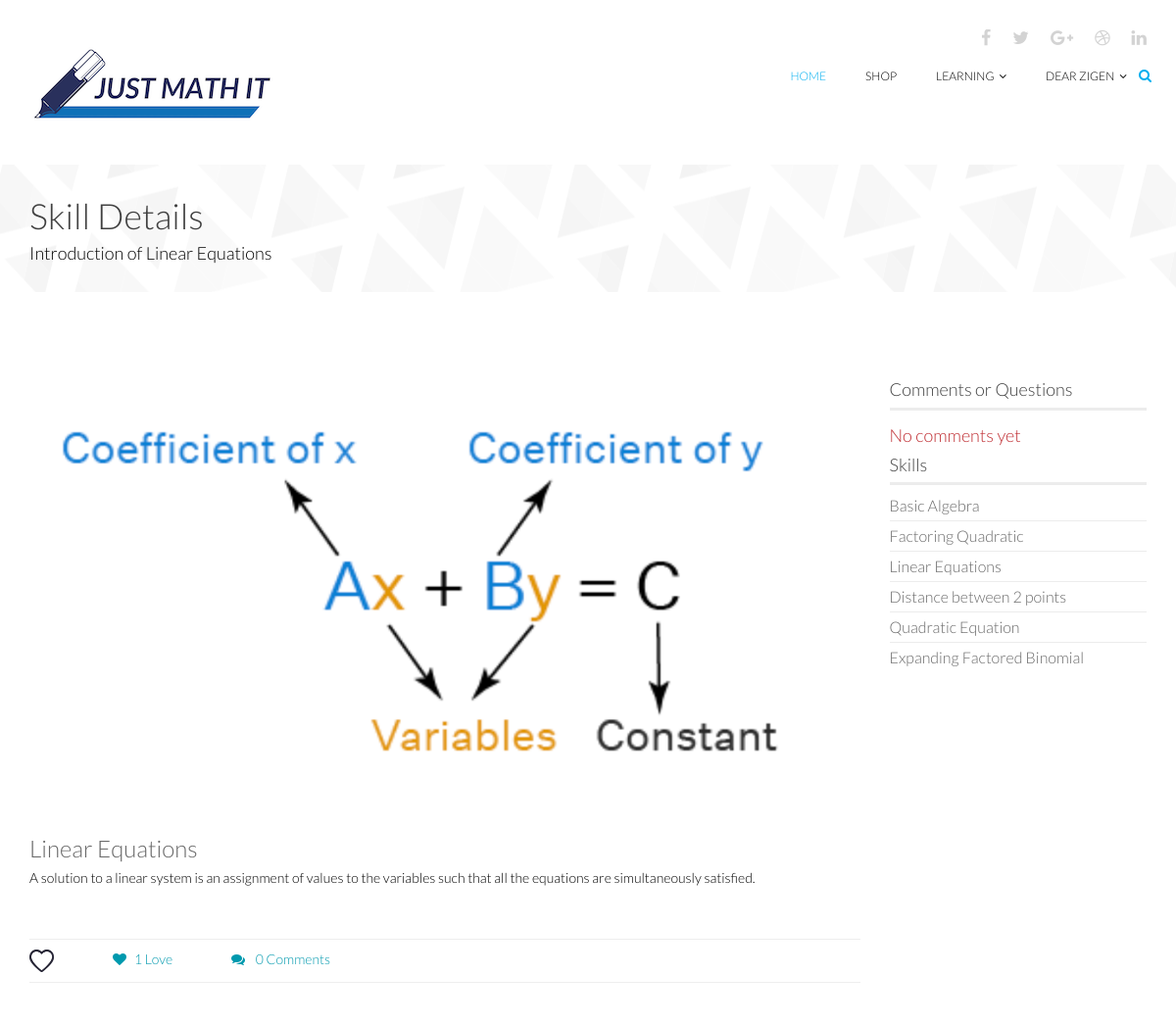
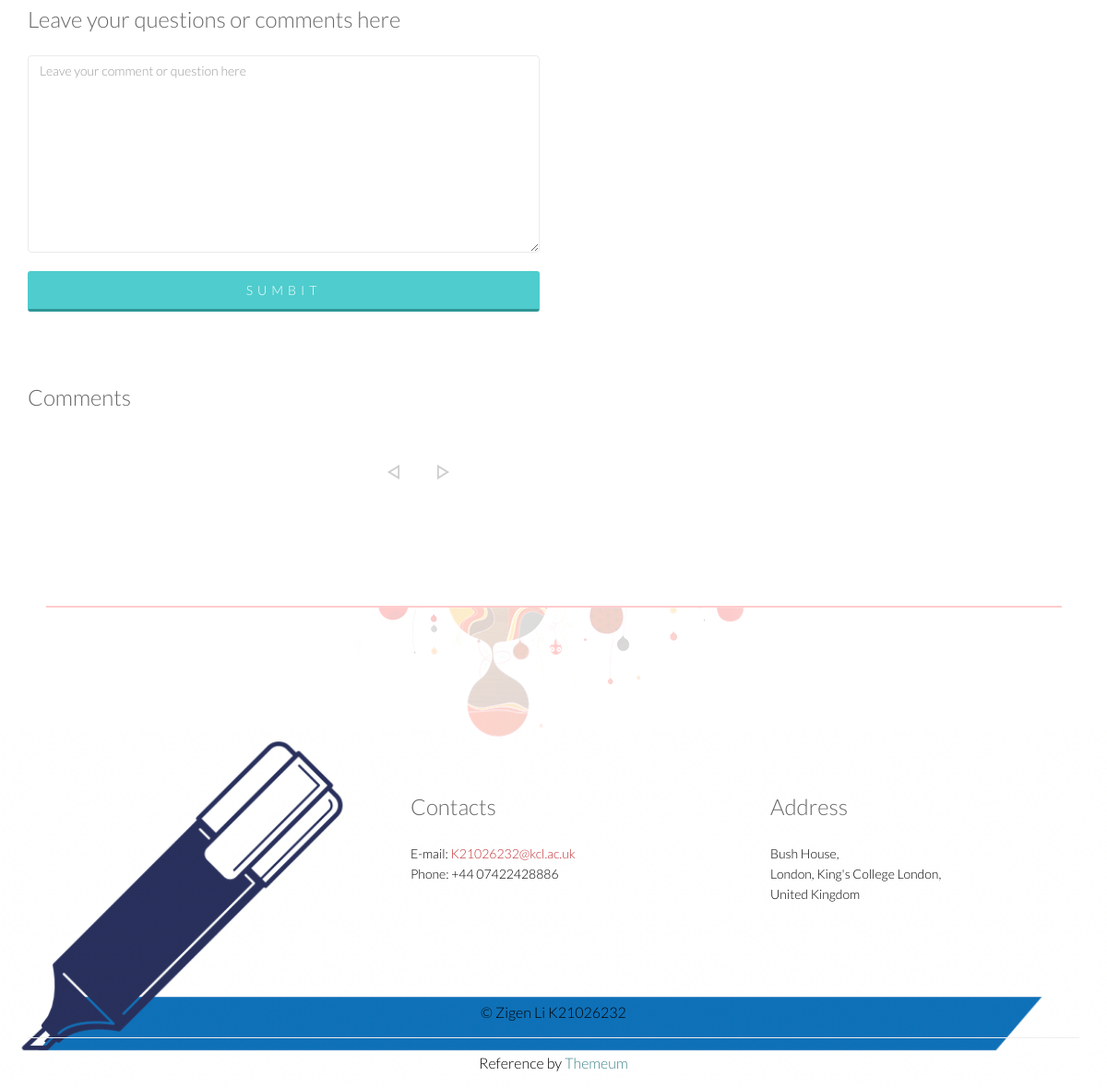
Screenshot of /skill_details/Linear Equations (signed in) with the database file from the repository (2 pictures, top to bottom).
### models.py (models this page shows)
class Student(db.Model):
    id = db.Column(db.Integer, primary_key=True)
    email = db.Column(db.String(128), index=True, unique=True)
    firstname = db.Column(db.String(128))
    lastname = db.Column(db.String(128))
    dob = db.Column(db.String(128))
    password = db.Column(db.String(128))
    gender = db.Column(db.String(128))
    phone = db.Column(db.String(128))
    address = db.Column(db.String(128))
    school = db.Column(db.String(128))
    coins = db.Column(db.Integer(), default=20)

class Skills(db.Model):
    skill_id = db.Column(db.Integer, primary_key=True)
    skill_name = db.Column(db.String(128), nullable=True)
    skill_introduction = db.Column(db.String(128), nullable=True)
    like = db.Column(db.Integer, default=0)
    topic_id = db.Column(db.Integer, db.ForeignKey('topics.topic_id'))

### app.py (the view, shortened to what this page needs)
@app.route('/skill_details/<skill_>', methods=['GET', 'POST'])
def skill_details(skill_):
    name = session.get('NAME')
    email = session.get('EMAIL')
    if(name):
        session['NAME'] = name
        session['EMAIL'] = email
        replyForm = ReplyForm()
        commentForm = CommentForm()
        skill = Skills.query.filter(Skills.skill_name == skill_).first()
        all_skill = [skill.skill_name for skill in Skills.query.filter(Skills.topic_id == skill.topic_id).all()]
        comments_in_db = Comments.query.filter(Comments.skill_id == skill.skill_id).order_by(
            Comments.comment_time.desc()).all()
        comments = []
        user_in_db = ''
        user_type = 1
        student_in_db = Student.query.filter(Student.email == email).first()
        teacher_in_db = Teacher.query.filter(Teacher.email == email).first()
        if student_in_db:
            user_in_db = student_in_db
        if teacher_in_db:
            user_in_db = teacher_in_db
            user_type = 0
        print(user_in_db.id)
        like = Like.query.filter(
            Like.user_type == user_type, Like.skill_id == skill.skill_id, Like.user_id == user_in_db.id).first()
        print(like)
        page = int(request.args.get('page', 1))
        per_page = int(request.args.get('per_page', 3))
        paginate = Comments.query.filter(Comments.skill_id == skill.skill_id).order_by(
            Comments.comment_time.desc()).paginate(page, per_page, error_out=False)
        comment_count = Comments.query.filter(Comments.skill_id == skill.skill_id).count()
    else:
        flash("Please sign in first")
        return redirect(url_for('signin'))
    return render_template('skill_details.html', skill=skill, comments=comments, replyForm=replyForm,
                           commentForm=commentForm, user_type=user_type,
                           user=user_in_db, all_skill=all_skill,
                           paginate=paginate, comment_count=comment_count, like=like
                           )

### form.py
class ReplyForm(FlaskForm):
    reply = StringField('Reply', validators=[DataRequired(message='Please enter your reply')], render_kw={"placeholder": "Leave your reply"})
    comment_id = StringField('id')
    submit = SubmitField('Reply')

class CommentForm(FlaskForm):
    comment = TextAreaField('Comment', validators=[DataRequired(message='Please leave your comments or questions here')], render_kw={"placeholder": "Leave your comment or question here"})
    submit = SubmitField('Sumbit')

### app.py (called while the page is built)
@app.after_request
def add_header(r):
    r.headers["Cache-Control"] = "no-cache, no-store, must-revalidate"
    r.headers["Pragma"] = "no-cache"
    r.headers["Expires"] = "0"
    r.headers['Cache-Control'] = 'public, max-age=0'
    return r

### templates/skill_details.html (shortened to what this page needs)
<!DOCTYPE html>
<html lang="en">
{% extends "base.html" %}
{% block mainContent %}
    <section id="page-breadcrumb">
        <div class="vertical-center sun">
             <div class="container">
                <div class="row">
                    <div class="action">
                        <div class="col-sm-12">
                            <h1 class="title">Skill Details</h1>
                            <p>Introduction of {{ skill.skill_name }}</p>
                        </div>
                    </div>
                </div>
            </div>
        </div>
    </section>
    <section id="blog-details" class="padding-top">
        <div class="container">
            <div class="row">
                <div class="col-md-9 col-sm-7">
                    <div class="row">
                         <div class="col-md-12 col-sm-12">
                            <div class="single-blog blog-details two-column">
                                <div class="post-thumb">
                                    <a href="{{ url_for('ready',skill_=skill.skill_name) }}"><img src="{{ url_for('static',filename='images/skills/'+skill.skill_name+'.png') }}" class="img-responsive" alt=""></a>
                                </div>
                                <div class="post-content overflow">
                                    <h2 class="post-title bold"><a href="#">{{ skill.skill_name }}</a></h2>
                                    <p>{{ skill.skill_introduction }}</p>
                                    <div class="post-bottom overflow">
                                        <ul class="nav navbar-nav post-nav">
                                            {% if like %}
                                            <li onclick="returnLike();" ><img src="{{ url_for('static',filename='images/like/like.png') }}" width="25px"></li>
                                            {% else %}
                                            <li onclick="returnLike();"><img src="{{ url_for('static',filename='images/like/unlike.png') }}" width="25px"></li>
                                            {% endif %}
                                            <li><a href="#"><i class="fa fa-heart"></i>{{ skill.like }} Love</a></li>
                                            <li><a href="#"><i class="fa fa-comments"></i>
                                                {{ comment_count }} Comments
                                            </a></li>
                                        </ul>
                                    </div>
                                    <div class="author-profile padding">
                                        <div class="row">
                                            <div class="col-md-8 col-sm-12">
                                                <div class="contact-form bottom">
                                                    <h2>Leave your questions or comments here</h2>
                                                    <form id="main-contact-form" name="contact-form" action="" method="post" novalidate>
                                                        <div class="form-group">
                                                            {{ commentForm.comment(rows=10, class="form-control") }}
                                                        </div>
                                                        <div class="form-group">{{ commentForm.submit(class="btn btn-submit") }}</div>
                                                    </form>
                                                </div>
                                            </div>
                                        </div>
                                    </div>
                                    <div class="response-area">
                                    <h2 class="bold">Comments</h2>
                                </div>
                                    <div class="pagination_page">
                                        <ul class="pagination">
                                            <li class="page-item ">
                                                    <a href="{{ url_for('skill_details',skill_ = skill.skill_name, page=paginate.prev_num)}}">left</a>
                                            </li>
                                            <li>
                                                <a href="{{ url_for('skill_details',skill_ = skill.skill_name, page=paginate.next_num)}}">right</a>
                                            </li>
                                        </ul>
                                    </div>
                                </div>
                            </div>
                        </div>
                    </div>
                 </div>
                <div class="col-md-3 col-sm-5">
                    <div class="sidebar blog-sidebar">
                        <div class="sidebar-item  recent">
                            <h3>Comments or Questions</h3>
                            {% if comments|length >= 3 %}
                                {% for i in range(3) %}
                                <div class="media">
                                    <div class="media-body">
                                        <h4><a href="#">{{ comments[i].comment }}</a></h4>
                                        <p>{{ comments[i].comment_time }}</p>
                                    </div>
                                </div>
                                {% endfor %}
                            {% elif comments|length == 0 %}
                                <div class="media-body">
                                    <h4><a onclick="false">No comments yet</a></h4>
                                </div>
                            {% endif %}
                        <div class="sidebar-item categories">
                            <h3>Skills</h3>
                            <ul class="nav navbar-stacked">
                                {% for skill in all_skill %}
                                <li><a href="{{ url_for('skill_details',skill_=skill) }}">{{ skill }}</a></li>
                                {% endfor %}
                            </ul>
                        </div>
                        </div>
                    </div>
                </div>
            </div>
        </div>
    </section>
</body>
</html>
{% endblock %}

### templates/base.html (shortened to what this page needs)
<!DOCTYPE html>
<html lang="en">
<head>
    <link href="{{ url_for('static',filename='css/bootstrap.min.css') }}" rel="stylesheet">
    <link href="{{ url_for('static',filename='css/font-awesome.min.css') }}" rel="stylesheet">
    <link href="{{ url_for('static',filename='css/animate.min.css') }}" rel="stylesheet">
    <link href="{{ url_for('static',filename='css/lightbox.css') }}" rel="stylesheet">
	<link href="{{ url_for('static',filename='css/main.css') }}" rel="stylesheet">
	<link href="{{ url_for('static',filename='css/responsive.css') }}" rel="stylesheet">
    <link href="{{ url_for('static',filename='css/quiz.css') }}" rel="stylesheet">
    <link
  href="http://cdnjs.cloudflare.com/ajax/libs/font-awesome/4.3.0/css/font-awesome.css"
  rel="stylesheet"  type='text/css'>
</head>
<body>
<header id="header">
        <div class="container">
            <div class="row">
                <div class="col-sm-12 overflow">
                   <div class="social-icons pull-right">
                        <ul class="nav nav-pills">
                            <li><a href=""><i class="fa fa-facebook"></i></a></li>
                            <li><a href=""><i class="fa fa-twitter"></i></a></li>
                            <li><a href=""><i class="fa fa-google-plus"></i></a></li>
                            <li><a href=""><i class="fa fa-dribbble"></i></a></li>
                            <li><a href=""><i class="fa fa-linkedin"></i></a></li>
                        </ul>
                    </div>
                </div>
             </div>
        </div>
        <div class="navbar navbar-inverse" role="banner">
            <div class="container">
                <div class="navbar-header">
                    <a class="navbar-brand" href="{{ url_for('index') }}">
                        <h1><img src="{{ url_for("static",filename="images/logo.png") }}" alt="logo"></h1>
                    </a>
                </div>
                <div class="collapse navbar-collapse">
                    <ul class="nav navbar-nav navbar-right">
                        <li class="active"><a href="{{ url_for("index") }}">Home</a></li>
                        <li ><a href="{{ url_for("shop") }}">Shop</a></li>
                        <li class="dropdown"><a href="#">Learning<i class="fa fa-angle-down"></i></a>
                        </li>
                        {% if user %}
                        <li class="dropdown"><a href="{{ url_for("index") }}">Dear {{ user.firstname }}<i class="fa fa-angle-down"></i></a>
                        </li>
                        {% else %}
                        <li class="dropdown"><a href="">Sign Up/Sign In<i class="fa fa-angle-down"></i></a>
                        {% endif %}
                    </ul>
                </div>
                <div class="search">
                    <form role="form">
                        <i class="fa fa-search"></i>
                    </form>
                </div>
            </div>
        </div>
    </header>
    {% block mainContent %}{% endblock %}
    <footer id="footer">
        <div class="container">
            <div class="row">
                <div class="col-sm-12 text-center bottom-separator">
                    <img src="{{ url_for('static',filename='images/home/under.png') }}" class="img-responsive inline" alt="">
                </div>
                <div class="col-md-4 col-sm-6">
                </div>
                <div class="col-md-4 col-sm-6">
                    <div class="contact-info bottom">
                        <h2>Contacts</h2>
                        <address>
                        E-mail: <a href="mailto:someone@example.com">K21026232@kcl.ac.uk</a> <br>
                        Phone: +44 07422428886 <br>
                        </address>
                    </div>
                </div>
                <div class="col-md-4 col-sm-6">
                    <div class="contact-info bottom">
                <h2>Address</h2>
                        <address>
                        Bush House, <br>
                        London, King's College London, <br>
                        United Kingdom <br>
                        </address>
                    </div>
                </div>
                <div class="col-sm-12">
                    <div class="copyright-text text-center">
                        <p>&copy; Zigen Li K21026232 </p>
                        <hr>
                        <p>Reference by <a target="_blank" href="http://www.themeum.com">Themeum</a></p>
                    </div>
                </div>
            </div>
        </div>
    </footer>
</body>
</html>

### static/css/quiz.css (style rules this page uses)
body { line-height: 1.4rem; }

### rows the page displays
Student: firstname "ZIGEN"
Skills: skill_name "Linear Equations", skill_name (picture), skill_introduction "A solution to a linear system is an assignment of values to the variables such that all the equations are simultaneously satisfied.", like "1"
Skills: skill_name "Basic Algebra"
Skills: skill_name "Factoring Quadratic"
Skills: skill_name "Distance between 2 points"
Skills: skill_name "Quadratic Equation"
Skills: skill_name "Expanding Factored Binomial"

### other values shown
{{ comment_count }} "0"
